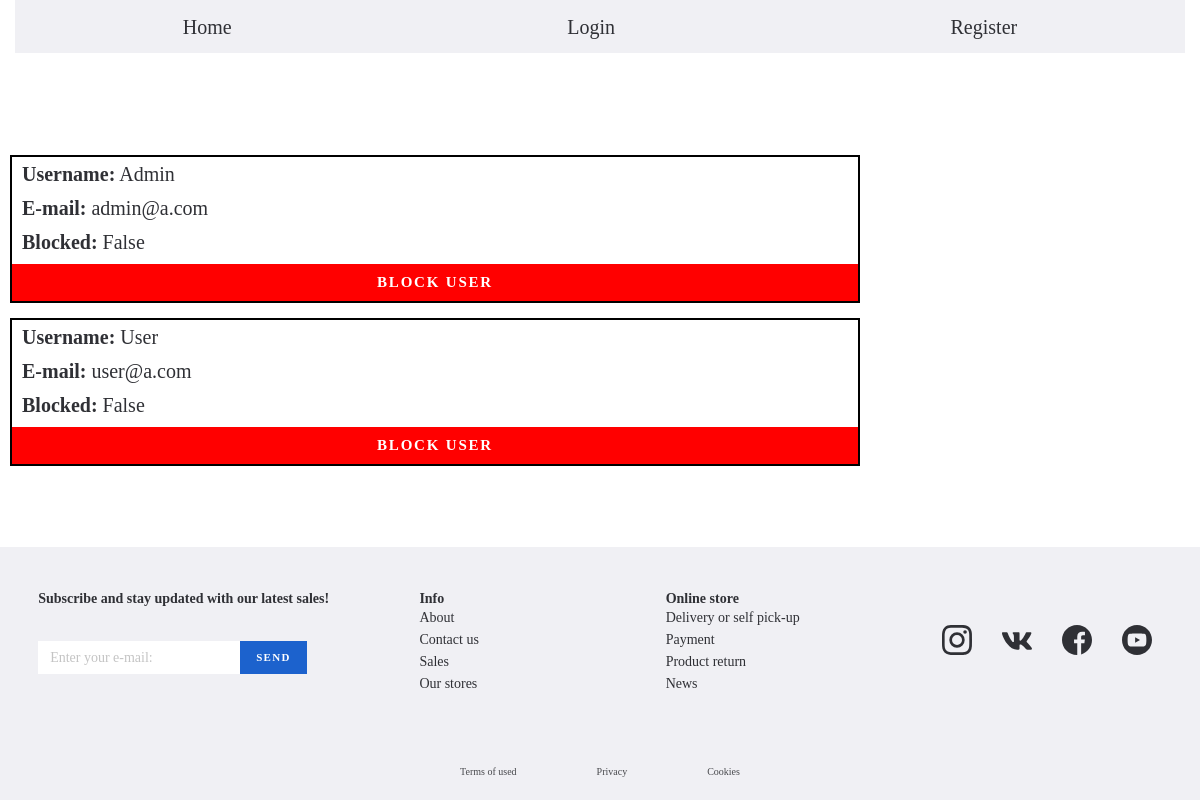
The app's page /admin/all_users with its own data.
### tables this page shows
CREATE TABLE "users" (
	"username"	TEXT,
	"email"	TEXT UNIQUE,
	"blocked"	INTEGER,
	PRIMARY KEY("username")
);

### views/admins.py (the view)
@admin_blueprint.get('/all_users')
def all_users_get():
    return AdminLogic.users_list()

### db/db.py (called while the page is built)
def get_all_users() -> connection.cursor():
    with connection:
        cursor = connection.cursor()
        cursor.execute(SELECT_ALL_USERS)
        return cursor.fetchall()

def get_headers(database: str) -> List:
    with connection:
        cursor = connection.execute(f"select * from {database};")
        return list(map(lambda x: x[0], cursor.description))

### logic/admin_logic.py (called while the page is built)
def users_list():
    _users = User.find_all_from_db()
    return render_template('admin/user_list.html', users=_users)

### models/abc/model.py (called while the page is built)
    @classmethod
    def find_many_by(cls: Type[T], header: str = None) -> List[T]:
        if header == "users":
            database = get_all_users()
        else:
            database = get_all_passwords()
        headers = get_headers(header)  # "passwords" or "users"
        return [cls(**i) for i in cls.strip_tup(headers, database)]

    @classmethod
    def strip_tup(cls: Type[T], headers: List, database: List) -> Union[list, dict]:
        ret = {}
        ret_dict = {}
        if type(database) is list:
            for data in database:
                for j in range(len(data)):
                    ret_dict.update({headers[j]: data[j]})
                ret.update({uuid.uuid4().int: ret_dict})
                ret_dict = {}
            return list(ret.values())
        else:
            for i in range(len(database)):
                ret.update({headers[i]: database[i]})
            return ret

### models/user/user.py (called while the page is built)
    @classmethod
    def find_all_from_db(cls) -> List["User"]:
        return cls.find_many_by(cls.DATABASE)

### templates/admin/user_list.html
{% extends "base.html" %}
{% block content %}
    <header class="list__header--decor">
        <h1 class="list__header-text--decor">User's List</h1>
    </header>
    <section>
        {% if users | length > 0 %}
            <div class="list-group mb-3 list-group--decor">
                {% for user in users %}
                    <div class="list-group-items list-group-items--decor">
                        <div class="list-group-item-heading" id="{{ user._name }}">
                            <p class="firstP">
                                <span class="boldSpam">Username:</span> {{ user._name }}
                                 </p>
                             <p>
                               <span class="boldSpam"> E-mail:</span>  {{ user._email }}
                            </p>
                            {% if user._blocked == 0 %}
                                <p>
                                   <span class="boldSpam"> Blocked:</span> False
                                </p>
                                <a class="button button--block"
                                   href="{{ url_for('admin.block_user', block=user._name) }}">Block User</a>
                            {% else %}
                                <p>
                                   <span class="boldSpam"> Blocked: </span>True
                                </p>
                                <a class="button button--unblock"
                                   href="{{ url_for('admin.unblock_user', unblock=user._name) }}">Unblock User</a>
                            {% endif %}
                        </div>
                    </div>
                {% endfor %}
            </div>
        {% endif %}
    </section>
{% endblock %}

### static/front/css/style.css (style rules this page uses)
html, body, div, span, applet, object, iframe, h1, h2, h3, h4, h5, h6, p, blockquote, pre, a, abbr, acronym, address, big, cite, code, del, dfn, em, img, ins, kbd, q, s, samp, small, strike, strong, sub, sup, tt, var, b, u, i, center, dl, dt, dd, ol, ul, li, fieldset, form, label, legend, table, caption, tbody, tfoot, thead, tr, th, td, article, aside, canvas, details, embed, figure, figcaption, footer, header, hgroup, menu, nav, output, ruby, section, summary, time, mark, audio, video { margin: 0; padding: 0; border: 0; font-size: 100%; font: inherit; vertical-align: baseline; }
article, aside, details, figcaption, figure, footer, header, hgroup, menu, nav, section { display: block; }
a { text-decoration: none; }
body { background-image: url("../res/img/bg.jpg"); background-position: center; background-repeat: no-repeat; background-size: cover; line-height: 1; }
html { box-sizing: border-box; }
*, *::before, *::after { box-sizing: inherit; }
a { text-decoration: none; color: inherit; display: inline-block; }
h1, h2, h3, h4, h5, h6 { margin: 0; }
p { margin: 0; }
body { color: #2f3035; font-size: 20px; line-height: 24px; font-weight: 400; overflow-x: hidden; min-width: 320px; }
.button { display: flex; align-items: center; justify-content: center; cursor: pointer; font-size: 15px; font-weight: 600; font-style: bold; letter-spacing: 0.12em; line-height: 17px; text-transform: uppercase; color: #fff; background: #1c62cd; padding: 10px 25px 10px; border: none; outline: none; }
html { height: 100vh; }
.body { height: 100vh; }
.list__header--decor { display: flex; justify-content: center; margin-top: 5px; margin-bottom: 20px; }
.list__header-text--decor { color: white; font-weight: bold; font-size: 35px; margin-bottom: 5px; }
.list-group--decor { display: flex; flex-direction: row; flex-wrap: wrap; justify-content: flex-start; align-items: center; }
.list-group-items--decor { display: flex; flex-direction: column; background-color: #fff; margin-left: 10px; margin-bottom: 15px; }
.button--block { width: 100%; background: red; }
.list-group-item-heading { display: flex; flex-direction: column; flex-wrap: wrap; justify-content: space-between; width: 850px; border: 2px solid black; }
.list-group-item-heading p { margin-bottom: 10px; padding-left: 10px; padding-right: 10px; }
.firstP { padding-top: 5px; }
.boldSpam { font-weight: bold; }

### records on screen
users: _name "Admin", _email "admin@a.com"
users: _name "User", _email "user@a.com"
